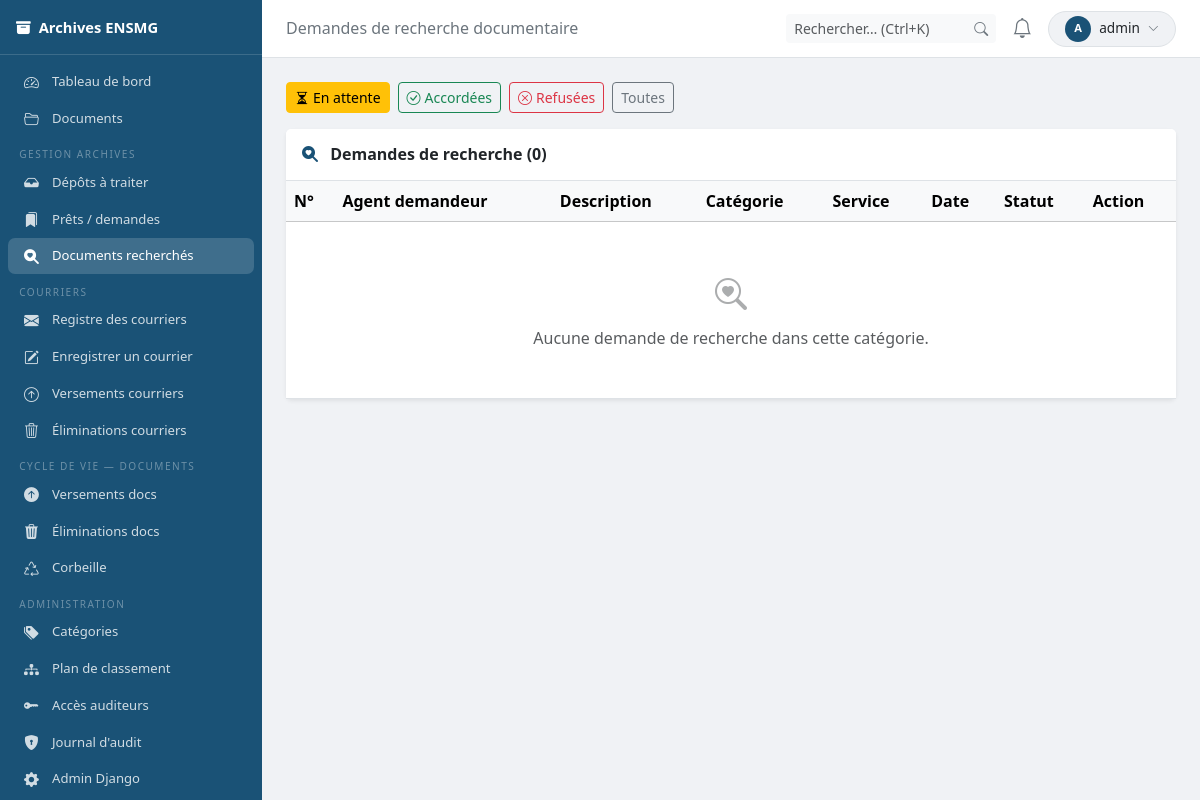
Page /archiviste/recherches/ (signed in) on the earlier database version.
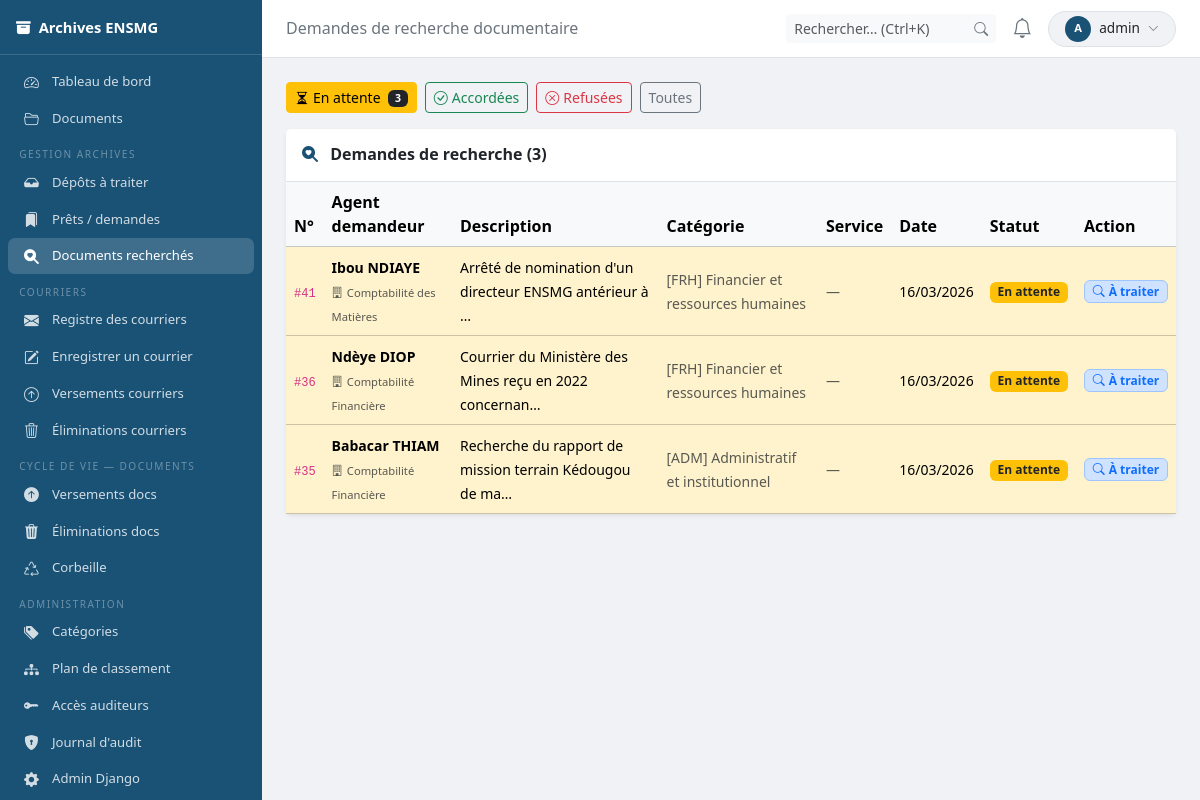
Same page on the later database version.
### archives/models.py (models this page shows, shortened)
class DemandeRecherche(models.Model):
    class Statut(models.TextChoices):
        EN_ATTENTE = 'EN_ATTENTE', 'En attente de traitement'
        ACCORDEE   = 'ACCORDEE',   'Document trouvé — prêt accordé'
        REFUSEE    = 'REFUSEE',    'Document non trouvé / refusée'
    agent              = models.ForeignKey(
        settings.AUTH_USER_MODEL,
        on_delete=models.CASCADE,
        related_name='demandes_recherche',
        verbose_name='Agent demandeur',
    )
    categorie          = models.ForeignKey(
        CategorieDocument, null=True, blank=True,
        on_delete=models.SET_NULL,
        verbose_name='Catégorie documentaire',
    )
    service_producteur = models.ForeignKey(
        'users.Departement',
        null=True, blank=True,
        on_delete=models.SET_NULL,
        related_name='recherches_documentaires',
        verbose_name='Service producteur / déposant',
        help_text='Service ou département qui a produit ou déposé le document',
    )
    motif              = models.TextField(verbose_name='Motif de la demande')
    description        = models.TextField(
        verbose_name='Description du document recherché',
        help_text='Titre approximatif, période, contenu, contexte…',
    )
    statut             = models.CharField(
        max_length=20, choices=Statut.choices,
        default=Statut.EN_ATTENTE,
        verbose_name='Statut', db_index=True,
    )
    date_demande       = models.DateTimeField(auto_now_add=True, verbose_name='Date de la demande')
    date_traitement    = models.DateTimeField(null=True, blank=True, verbose_name='Date de traitement')
    traite_par         = models.ForeignKey(
        settings.AUTH_USER_MODEL, null=True, blank=True,
        on_delete=models.SET_NULL,
        related_name='recherches_traitees',
        verbose_name='Traitée par',
    )
    motif_refus        = models.TextField(blank=True, verbose_name='Motif du refus / document non trouvé')
    document_fourni    = models.ForeignKey(
        Document, null=True, blank=True,
        on_delete=models.SET_NULL,
        related_name='recherches',
        verbose_name='Document trouvé',
    )
    pret_cree          = models.OneToOneField(
        DemandePret, null=True, blank=True,
        on_delete=models.SET_NULL,
        related_name='recherche_source',
        verbose_name='Demande de prêt créée',
    )
    class Meta:
        verbose_name        = 'Demande de recherche documentaire'
        verbose_name_plural = 'Demandes de recherche documentaire'
        ordering            = ['-date_demande']

class CategorieDocument(models.Model):
    class Code(models.TextChoices):
        ADMINISTRATIF  = 'ADM', 'Administratif et institutionnel'
        PEDAGOGIQUE    = 'PED', 'Gestion académique et pédagogique'
        SCIENTIFIQUE   = 'SCI', 'Scientifique et de recherche'
        GEOLOGIQUE     = 'GEO', 'Géologique et minier'
        TERRAIN        = 'TER', 'Terrain et technique'
        PARTENARIAT    = 'PAR', 'Partenariats et industrie'
        FINANCIER_RH   = 'FRH', 'Financier et ressources humaines'
        PATRIMONIAL    = 'PAT', 'Patrimonial et historique'
    code        = models.CharField(max_length=10, unique=True, verbose_name='Code')
    nom         = models.CharField(max_length=200, verbose_name='Intitulé')
    description = models.TextField(blank=True, verbose_name='Description')
    class Meta:
        verbose_name          = 'Catégorie de document'
        verbose_name_plural   = 'Catégories de documents'
        ordering              = ['code']
    def __str__(self):
        return f"[{self.code}] {self.nom}"

### users/models.py (models this page shows, shortened)
class CustomUser(AbstractUser):
    class Role(models.TextChoices):
        ADMIN       = 'ADMIN',      'Administrateur système'
        ARCHIVISTE  = 'ARCHIVISTE', 'Archiviste'
        DIRECTION   = 'DIRECTION',  'Direction'
        PERSONNEL   = 'PERSONNEL',  'Personnel administratif'
        ENSEIGNANT  = 'ENSEIGNANT', 'Enseignant-chercheur'
    role = models.CharField(
        max_length=20,
        choices=Role.choices,
        default=Role.PERSONNEL,
        verbose_name='Rôle',
    )
    departement = models.ForeignKey(
        Departement,
        null=True, blank=True,
        on_delete=models.SET_NULL,
        verbose_name='Département / Service',
        help_text='Service de rattachement de l\'utilisateur.',
    )
    telephone = models.CharField(
        max_length=30,
        blank=True,
        verbose_name='Téléphone',
    )
    class Meta:
        verbose_name        = 'Utilisateur'
        verbose_name_plural = 'Utilisateurs'
        ordering            = ['last_name', 'first_name']

class Departement(models.Model):
    class Type(models.TextChoices):
        DIRECTION    = 'DIRECTION',    'Direction et gouvernance'
        PEDAGOGIQUE  = 'PEDAGOGIQUE',  'Pédagogique'
        SCIENTIFIQUE = 'SCIENTIFIQUE', 'Scientifique et technique'
        ADMINISTRATIF = 'ADMINISTRATIF', 'Administratif'
        SUPPORT      = 'SUPPORT',      'Support et logistique'
    code        = models.CharField(max_length=20, unique=True, verbose_name='Code')
    nom         = models.CharField(max_length=200, verbose_name='Nom du département / service')
    type        = models.CharField(max_length=20, choices=Type.choices, verbose_name='Type')
    description = models.TextField(blank=True, verbose_name='Description')
    actif       = models.BooleanField(default=True, verbose_name='Actif')
    class Meta:
        verbose_name        = 'Département / Service'
        verbose_name_plural = 'Départements / Services'
        ordering            = ['type', 'nom']

### archives/views.py (the view)
# urls.py: path('archiviste/recherches/', views.ArchivisteRecherchesListView.as_view(), name='archiviste_recherches'),
class ArchivisteRecherchesListView(ArchiveMixin, ListView):
    template_name = 'archives/prets/archiviste_recherches_list.html'
    context_object_name = 'demandes'
    paginate_by = 20
    def dispatch(self, request, *args, **kwargs):
        if not request.user.is_authenticated:
            from django.conf import settings as djsettings
            return redirect(djsettings.LOGIN_URL)
        if not peut_gerer_prets(request.user):
            raise PermissionDenied
        return super().dispatch(request, *args, **kwargs)
    def get_queryset(self):
        statut = self.request.GET.get('statut', 'EN_ATTENTE')
        qs = DemandeRecherche.objects.select_related('agent', 'categorie')
        if statut in ('EN_ATTENTE', 'ACCORDEE', 'REFUSEE'):
            qs = qs.filter(statut=statut)
        return qs.order_by('-date_demande')
    def get_context_data(self, **kwargs):
        ctx = super().get_context_data(**kwargs)
        ctx['statut_filtre'] = self.request.GET.get('statut', 'EN_ATTENTE')
        ctx['nb_en_attente'] = DemandeRecherche.objects.filter(statut='EN_ATTENTE').count()
        return ctx

### archives/permissions.py (called while the page is built)
def est_admin(user):
    return user.is_superuser or getattr(user, 'role', None) == CustomUser.Role.ADMIN

def est_archiviste(user):
    return getattr(user, 'role', None) == CustomUser.Role.ARCHIVISTE

def est_direction(user):
    return getattr(user, 'role', None) == CustomUser.Role.DIRECTION

def a_acces_gestion(user):
    return est_admin(user) or est_archiviste(user)

def peut_gerer_prets(user):
    return a_acces_gestion(user)

### archives/templates/archives/prets/archiviste_recherches_list.html (shortened to what the changed rows need)
{% extends "archives/base.html" %}
{% block content %}
<div class="d-flex gap-2 flex-wrap mb-3">
  <a href="?statut=EN_ATTENTE"
     class="btn btn-sm {% if statut_filtre == 'EN_ATTENTE' %}btn-warning{% else %}btn-outline-warning{% endif %}">
    <i class="bi bi-hourglass-split me-1"></i>En attente
    {% if nb_en_attente %}<span class="badge bg-dark ms-1">{{ nb_en_attente }}</span>{% endif %}
  </a>
</div>
<div class="card border-0 shadow-sm">
  <div class="card-header bg-white border-bottom py-3">
    <h6 class="mb-0 fw-semibold">
      <i class="bi bi-search-heart-fill me-2" style="color:#1a5276"></i>
      Demandes de recherche ({{ page_obj.paginator.count }})
    </h6>
  </div>
  <div class="card-body p-0">
    <div class="table-responsive">
      <table class="table table-hover align-middle mb-0">
        <thead class="table-light">
          <tr>
            <th>N°</th>
            <th>Agent demandeur</th>
            <th>Description</th>
            <th>Catégorie</th>
            <th>Service</th>
            <th>Date</th>
            <th>Statut</th>
            <th>Action</th>
          </tr>
        </thead>
        <tbody>
        {% for demande in demandes %}
        <tr class="clickable-row {% if demande.statut == 'EN_ATTENTE' %}table-warning bg-opacity-10{% endif %}"
            data-href="{% url 'archives:archiviste_recherche_detail' demande.pk %}"
            style="cursor:pointer">
          <td><code style="font-size:.75rem">#{{ demande.pk }}</code></td>
          <td>
            <span class="fw-semibold small">
              {{ demande.agent.get_full_name|default:demande.agent.username }}
            </span>
            {% if demande.agent.departement %}
            <br>
            <span class="text-muted" style="font-size:.7rem">
              <i class="bi bi-building me-1"></i>{{ demande.agent.departement.nom }}
            </span>
            {% endif %}
          </td>
          <td>
            <span class="small" title="{{ demande.description }}">
              {{ demande.description|truncatechars:55 }}
            </span>
          </td>
          <td><span class="small text-muted">{{ demande.categorie|default:"—" }}</span></td>
          <td>
            <span class="small text-muted">
              {{ demande.service_producteur.nom|default:"—"|truncatechars:25 }}
            </span>
          </td>
          <td><span class="small">{{ demande.date_demande|date:"d/m/Y" }}</span></td>
          <td>
            {% if demande.statut == 'EN_ATTENTE' %}
              <span class="badge bg-warning text-dark">En attente</span>
            {% elif demande.statut == 'ACCORDEE' %}
              <span class="badge bg-success">Accordée</span>
            {% else %}
              <span class="badge bg-danger">Refusée</span>
            {% endif %}
          </td>
          <td>
            {% if demande.statut == 'EN_ATTENTE' %}
              <span class="badge bg-primary-subtle text-primary border border-primary-subtle">
                <i class="bi bi-search me-1"></i>À traiter
              </span>
            {% else %}
              <i class="bi bi-eye text-secondary"></i>
            {% endif %}
          </td>
        </tr>
        {% empty %}
        <tr>
          <td colspan="8" class="text-center text-muted py-5">
            <i class="bi bi-search-heart fs-2 d-block mb-2 opacity-50"></i>
            Aucune demande de recherche dans cette catégorie.
          </td>
        </tr>
        {% endfor %}
        </tbody>
      </table>
    </div>
  </div>
</div>
{% endblock %}

Differences in the rows shown:
added DemandeRecherche: pk "41", agent.get_full_name "Ibou NDIAYE", agent.departement.nom "Comptabilité des Matières", description "Arrêté de nomination d'un directeur ENSMG antérieur à …", categorie "[FRH] Financier et ressources humaines", service_producteur.nom "—", date_demande "16/03/2026", statut "En attente"
added DemandeRecherche: pk "36", agent.get_full_name "Ndèye DIOP", agent.departement.nom "Comptabilité Financière", description "Courrier du Ministère des Mines reçu en 2022 concernan…", categorie "[FRH] Financier et ressources humaines", service_producteur.nom "—", date_demande "16/03/2026", statut "En attente"
added DemandeRecherche: pk "35", agent.get_full_name "Babacar THIAM", agent.departement.nom "Comptabilité Financière", description "Recherche du rapport de mission terrain Kédougou de ma…", categorie "[ADM] Administratif et institutionnel", service_producteur.nom "—", date_demande "16/03/2026", statut "En attente"
Other differences:
{{ nb_en_attente }}: (not shown) → "3"
{{ page_obj.paginator.count }}: "0" → "3"
text no longer shown: "Aucune demande de recherche dans cette catégorie."
